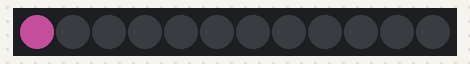
Simulated run of this sketch. Board: Arduino Uno, built with avr-gcc and run on an emulated ATmega328P. On the bench: 12 RGB LEDs in strip order, left to right. Dim RGB values are drawn brighter than linear.

Above: at 1.1 s.
At 4.1 s:
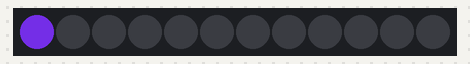
At 8.1 s:
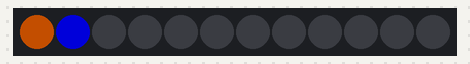
At 12.1 s:
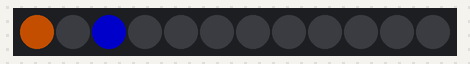
At 21.1 s:
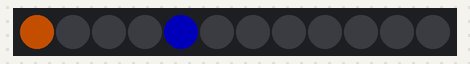
At 38.1 s:
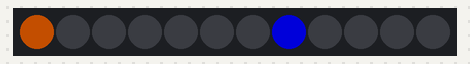

Measured:
- what the display in image 1 shows lasts 1.0 s, from 4.0 s to 5.0 s

The sketch:

clock.ino
```cpp
#include "FastLED.h"
#define DATA_PIN 6
#define NUM_LEDS 12
#define BRIGHTNESS 180

CRGB leds[NUM_LEDS];

unsigned long second_counter = 0;
int speed = 1; // real seconds per internal second

int hours;
int minutes;
int seconds;
int hour_brightness[] = {128, 255};
int min_sec_brightness[] = {51, 102, 153, 204, 255};

void setup()
{
    FastLED.addLeds<NEOPIXEL, DATA_PIN>(leds, NUM_LEDS);
    FastLED.setBrightness(BRIGHTNESS);
}

void loop()
{
    delay(1000/speed);
    second_counter++; // increase time by 1
    for (int i = 0; i < NUM_LEDS; i++)
    {
        leds[i] = CRGB(0, 0, 0); // Reset all LEDs to apply the new colors afterwards.
    }
    if (second_counter == 86400)
    {
        second_counter = 0; // Full day is gone, reset timer!
    }

    hours = second_counter / 3600;
    minutes = (second_counter % 3600) / 60;
    seconds = (second_counter % 3600) % 60;

    // Set hour LED.
    leds[hours / 2].red = hour_brightness[hours % 2];

    // Set minutes LED.
    leds[minutes / 5].green = min_sec_brightness[minutes % 5];

    // Set seconds LED.
    leds[seconds / 5].blue = min_sec_brightness[seconds % 5];

    FastLED.show();
}
```
